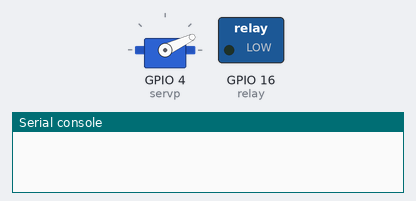
The program below on a simulated ESP32 board running MicroPython. On the bench: servo, switched loads named in the program (green lamp = pin HIGH), the last lines printed to the serial console. Servo angles are drawn from the pulse width (0.5 ms = 0°, 2.5 ms = 180°); pins used as bus, display or sensor lines are not drawn.

Above: at 0.05 s.
At 1.15 s:
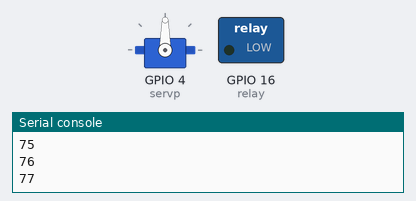
At 2.3 s:
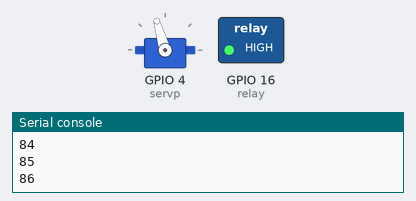
At 4.55 s:
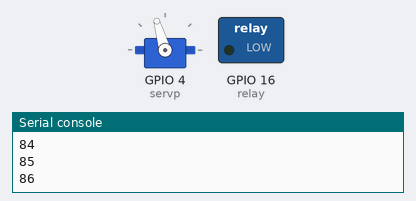
Timing chart, 0 to 6.0 s (numbered marks = the images above):
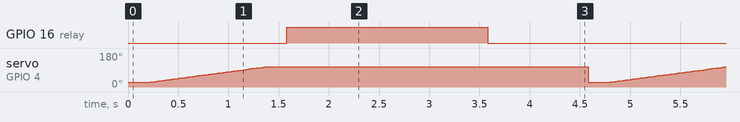

Measured:
- by itself, GPIO 16 (relay): alternates HIGH for 2.0 s and LOW for 2.6 s
- by itself, servo on GPIO 4 (servp): ramps from 25° to 106° and jumps back, once every 4.6 s

The program:

main.py
```python
import machine
import time


servp = machine.Pin(4)
servo = machine.PWM(servp, freq=50)
relay = machine.Pin(16, machine.Pin.OUT)

wand = 40

while True:
    wand = 40
    servo.duty(wand)
    time.sleep_ms(200)
    for i in range(47):
        servo.duty(wand)
        print(wand)
        wand +=1
        time.sleep_ms(25)
    time.sleep_ms(200)
    relay.value(1)
    time.sleep(2)
    relay.value(0)
    time.sleep(1)
```
